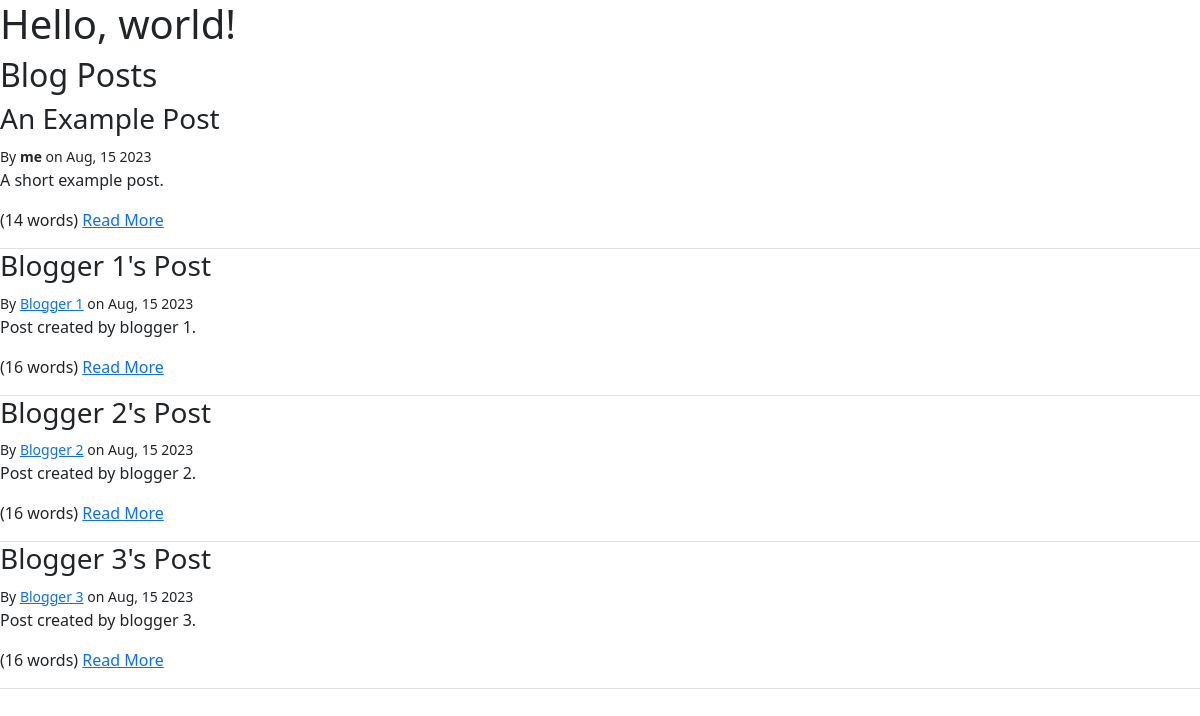
The app's page / (signed in) with its own data.
### blog/models.py (models this page shows, shortened)
class Post(models.Model):
    author = models.ForeignKey(settings.AUTH_USER_MODEL,on_delete=models.PROTECT)
    created_at = models.DateTimeField(auto_now_add=True)
    modified_at = models.DateTimeField(auto_now=True)
    published_at = models.DateTimeField(blank=True, null=True)
    title = models.TextField(max_length=100)
    slug = models.SlugField()
    summary = models.TextField(max_length=500)
    content = models.TextField()
    tags = models.ManyToManyField(Tag, related_name="posts")
    comments = GenericRelation(Comment)

### blog/views.py (the view)
# urls.py: path("", blog.views.index),
def index(request):
    posts = Post.objects.filter(published_at__lte=timezone.now())
    return render(request, "blog/index.html", {"posts": posts})

### blog/templatetags/blog_extras.py (called while the page is built)
@register.filter
def author_details(author, current_user=None):
    if not isinstance(author, user_model):
        return ""
    if author == current_user:
        return format_html("<strong>me</strong>")
    if author.first_name and author.last_name:
        name = f"{author.first_name} {author.last_name}"
    else:
        name = f"{author.username}"
    if author.email:
        prefix = format_html('<a href="mailto:{}">',author.email)
        suffix = format_html("</a>")
    else:
        prefix = ""
        suffix = ""
    return format_html('{}{}{}', prefix, name, suffix)

@register.simple_tag
def row(extra_classes=''):
    return format_html('<div class="row {}">', extra_classes)

@register.simple_tag
def endrow():
    return format_html("</div>")

### templates/blog/index.html
{% extends "base.html" %}
{% load blog_extras %}
{% block content %}
    <h2>Blog Posts</h2>
    {% for post in posts %}
    {% row "border-bottom" %}
        <div class="col">
            <h3>{{ post.title }}</h3>
            {% include "blog/post-byline.html" %}
            <p>{{ post.summary }}</p>
            <p>
                ({{ post.content|wordcount }} words)
                <a href="{% url "blog-post-detail" post.slug%}">Read More</a>
            </p>
        </div>
    {% endrow %}
    {% endfor %}
{% endblock %}

### templates/blog/post-byline.html
{% load blog_extras %}
<small>
    By {{ post.author|author_details:request.user }} on {{post.published_at|date:"M, d Y" }}
</small>

### records on screen
Post: title "An Example Post", author|author_details "me", published_at "Aug, 15 2023", summary "A short example post.", content "14"
Post: title "Blogger 1's Post", author|author_details "Blogger 1", published_at "Aug, 15 2023", summary "Post created by blogger 1.", content "16"
Post: title "Blogger 2's Post", author|author_details "Blogger 2", published_at "Aug, 15 2023", summary "Post created by blogger 2.", content "16"
Post: title "Blogger 3's Post", author|author_details "Blogger 3", published_at "Aug, 15 2023", summary "Post created by blogger 3.", content "16"
